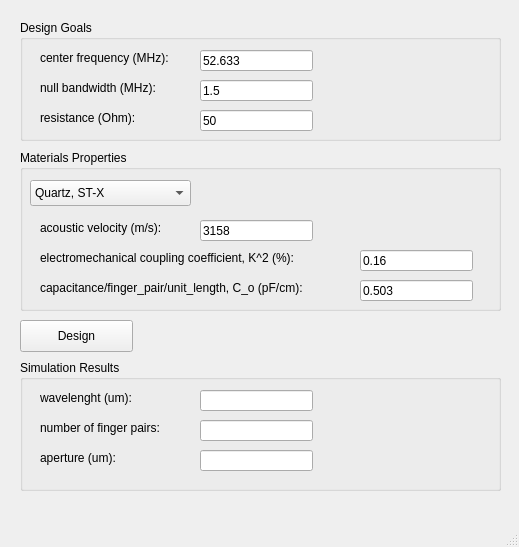
<?xml version="1.0" encoding="UTF-8"?>
<ui version="4.0">
 <class>MainWindow</class>
 <widget class="QMainWindow" name="MainWindow">
  <property name="windowModality">
   <enum>Qt::NonModal</enum>
  </property>
  <property name="geometry">
   <rect>
    <x>0</x>
    <y>0</y>
    <width>519</width>
    <height>547</height>
   </rect>
  </property>
  <property name="cursor">
   <cursorShape>ArrowCursor</cursorShape>
  </property>
  <property name="windowTitle">
   <string>Impulse Model Design of SAW</string>
  </property>
  <widget class="QWidget" name="centralwidget">
   <widget class="QGroupBox" name="groupBox">
    <property name="geometry">
     <rect>
      <x>20</x>
      <y>20</y>
      <width>481</width>
      <height>121</height>
     </rect>
    </property>
    <property name="title">
     <string>Design Goals</string>
    </property>
    <widget class="QLabel" name="label">
     <property name="geometry">
      <rect>
       <x>20</x>
       <y>30</y>
       <width>151</width>
       <height>16</height>
      </rect>
     </property>
     <property name="text">
      <string>center frequency (MHz):</string>
     </property>
    </widget>
    <widget class="QLineEdit" name="lineEdit_freq">
     <property name="geometry">
      <rect>
       <x>180</x>
       <y>30</y>
       <width>113</width>
       <height>21</height>
      </rect>
     </property>
     <property name="text">
      <string>52.633</string>
     </property>
    </widget>
    <widget class="QLabel" name="label_2">
     <property name="geometry">
      <rect>
       <x>20</x>
       <y>60</y>
       <width>151</width>
       <height>16</height>
      </rect>
     </property>
     <property name="text">
      <string>null bandwidth (MHz):</string>
     </property>
    </widget>
    <widget class="QLineEdit" name="lineEdit_nbw">
     <property name="geometry">
      <rect>
       <x>180</x>
       <y>60</y>
       <width>113</width>
       <height>21</height>
      </rect>
     </property>
     <property name="text">
      <string>1.5</string>
     </property>
    </widget>
    <widget class="QLabel" name="label_3">
     <property name="geometry">
      <rect>
       <x>20</x>
       <y>90</y>
       <width>131</width>
       <height>16</height>
      </rect>
     </property>
     <property name="text">
      <string>resistance (Ohm):</string>
     </property>
    </widget>
    <widget class="QLineEdit" name="lineEdit_res">
     <property name="geometry">
      <rect>
       <x>180</x>
       <y>90</y>
       <width>113</width>
       <height>21</height>
      </rect>
     </property>
     <property name="text">
      <string>50</string>
     </property>
    </widget>
   </widget>
   <widget class="QGroupBox" name="groupBox_2">
    <property name="geometry">
     <rect>
      <x>20</x>
      <y>150</y>
      <width>481</width>
      <height>161</height>
     </rect>
    </property>
    <property name="title">
     <string>Materials Properties</string>
    </property>
    <widget class="QComboBox" name="comboBox">
     <property name="geometry">
      <rect>
       <x>10</x>
       <y>30</y>
       <width>161</width>
       <height>26</height>
      </rect>
     </property>
     <property name="editable">
      <bool>false</bool>
     </property>
     <item>
      <property name="text">
       <string>Quartz, ST-X</string>
      </property>
     </item>
     <item>
      <property name="text">
       <string>LiNbO_3, Y-Z</string>
      </property>
     </item>
     <item>
      <property name="text">
       <string>LiNbO_3, 128Y-X</string>
      </property>
     </item>
     <item>
      <property name="text">
       <string>Custom</string>
      </property>
     </item>
    </widget>
    <widget class="QLabel" name="label_4">
     <property name="geometry">
      <rect>
       <x>20</x>
       <y>70</y>
       <width>151</width>
       <height>16</height>
      </rect>
     </property>
     <property name="text">
      <string>acoustic velocity (m/s):</string>
     </property>
    </widget>
    <widget class="QLineEdit" name="lineEdit_v">
     <property name="geometry">
      <rect>
       <x>180</x>
       <y>70</y>
       <width>113</width>
       <height>21</height>
      </rect>
     </property>
     <property name="text">
      <string>3158</string>
     </property>
    </widget>
    <widget class="QLabel" name="label_5">
     <property name="geometry">
      <rect>
       <x>20</x>
       <y>100</y>
       <width>311</width>
       <height>16</height>
      </rect>
     </property>
     <property name="text">
      <string>electromechanical coupling coefficient, K^2 (%):</string>
     </property>
    </widget>
    <widget class="QLineEdit" name="lineEdit_K2">
     <property name="geometry">
      <rect>
       <x>340</x>
       <y>100</y>
       <width>113</width>
       <height>21</height>
      </rect>
     </property>
     <property name="text">
      <string>0.16</string>
     </property>
    </widget>
    <widget class="QLabel" name="label_6">
     <property name="geometry">
      <rect>
       <x>20</x>
       <y>130</y>
       <width>311</width>
       <height>16</height>
      </rect>
     </property>
     <property name="text">
      <string>capacitance/finger_pair/unit_length, C_o (pF/cm):</string>
     </property>
    </widget>
    <widget class="QLineEdit" name="lineEdit_Co">
     <property name="geometry">
      <rect>
       <x>340</x>
       <y>130</y>
       <width>113</width>
       <height>21</height>
      </rect>
     </property>
     <property name="text">
      <string>0.503</string>
     </property>
    </widget>
   </widget>
   <widget class="QPushButton" name="pushButton">
    <property name="geometry">
     <rect>
      <x>20</x>
      <y>320</y>
      <width>113</width>
      <height>32</height>
     </rect>
    </property>
    <property name="font">
     <font>
      <weight>50</weight>
      <italic>false</italic>
      <bold>false</bold>
      <underline>false</underline>
      <strikeout>false</strikeout>
     </font>
    </property>
    <property name="text">
     <string>Design</string>
    </property>
   </widget>
   <widget class="QGroupBox" name="groupBox_3">
    <property name="geometry">
     <rect>
      <x>20</x>
      <y>360</y>
      <width>481</width>
      <height>131</height>
     </rect>
    </property>
    <property name="title">
     <string>Simulation Results</string>
    </property>
    <widget class="QLabel" name="label_7">
     <property name="geometry">
      <rect>
       <x>20</x>
       <y>30</y>
       <width>141</width>
       <height>16</height>
      </rect>
     </property>
     <property name="text">
      <string>wavelenght (um):</string>
     </property>
    </widget>
    <widget class="QLineEdit" name="lineEdit_lambda">
     <property name="geometry">
      <rect>
       <x>180</x>
       <y>30</y>
       <width>113</width>
       <height>21</height>
      </rect>
     </property>
    </widget>
    <widget class="QLabel" name="label_8">
     <property name="geometry">
      <rect>
       <x>20</x>
       <y>60</y>
       <width>151</width>
       <height>16</height>
      </rect>
     </property>
     <property name="text">
      <string>number of finger pairs:</string>
     </property>
    </widget>
    <widget class="QLineEdit" name="lineEdit_Np">
     <property name="geometry">
      <rect>
       <x>180</x>
       <y>60</y>
       <width>113</width>
       <height>21</height>
      </rect>
     </property>
    </widget>
    <widget class="QLabel" name="label_9">
     <property name="geometry">
      <rect>
       <x>20</x>
       <y>90</y>
       <width>141</width>
       <height>16</height>
      </rect>
     </property>
     <property name="text">
      <string>aperture (um):</string>
     </property>
    </widget>
    <widget class="QLineEdit" name="lineEdit_aperture">
     <property name="geometry">
      <rect>
       <x>180</x>
       <y>90</y>
       <width>113</width>
       <height>21</height>
      </rect>
     </property>
    </widget>
   </widget>
  </widget>
  <widget class="QMenuBar" name="menubar">
   <property name="geometry">
    <rect>
     <x>0</x>
     <y>0</y>
     <width>519</width>
     <height>24</height>
    </rect>
   </property>
  </widget>
  <widget class="QStatusBar" name="statusbar"/>
 </widget>
 <resources/>
 <connections/>
</ui>
